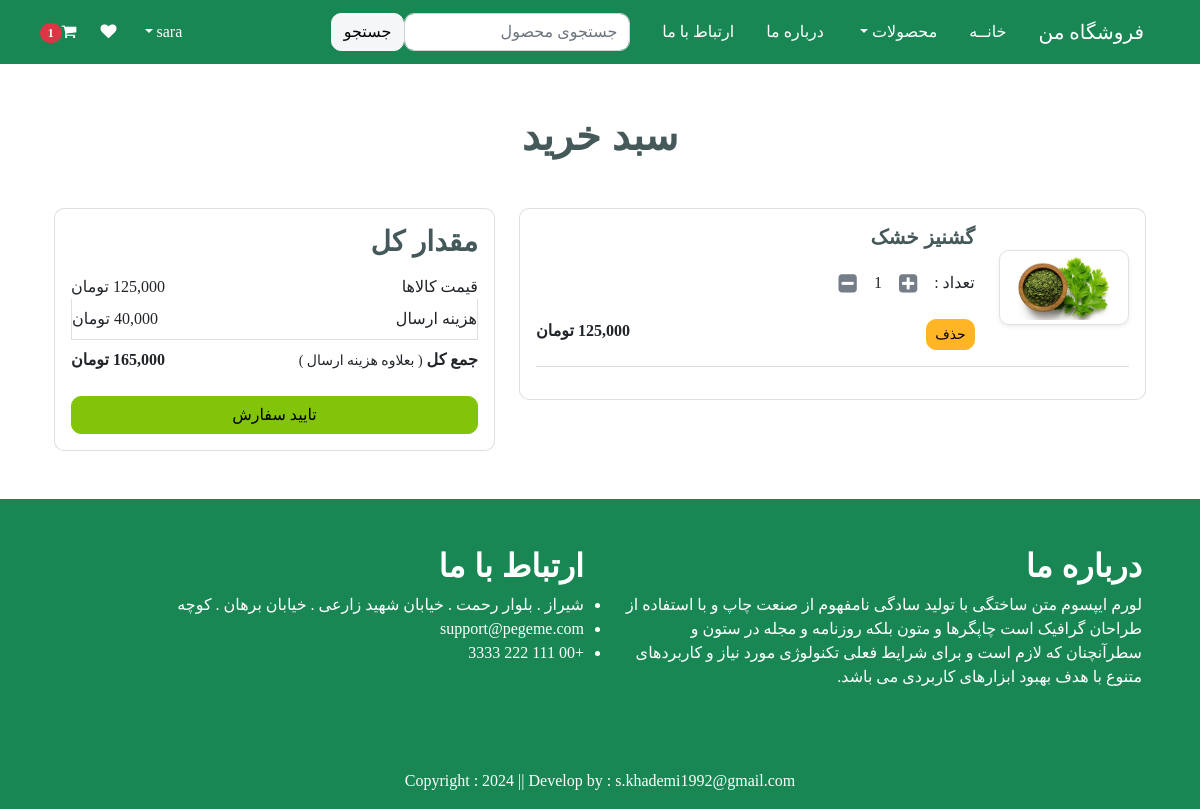
The app's page /cart/ (signed in) with its own data.
### app/models.py (models this page shows, shortened)
class Cart(models.Model):
    user = models.ForeignKey(User, on_delete=models.CASCADE)
    product = models.ForeignKey(Product, on_delete=models.CASCADE)
    quantity = models.PositiveIntegerField(default=1)

class Product(models.Model):
    title = models.CharField(max_length=100)
    selling_price = models.DecimalField(default=0, decimal_places=0, max_digits=12)
    discounted_price = models.DecimalField(default=0, decimal_places=0, max_digits=12, null=True, blank=True)
    description = models.TextField()
    category = models.CharField(choices=CATEGORY_CHOICES, max_length=2)
    product_image = models.ImageField(upload_to='product')

### app/views.py (the view)
# urls.py: path('cart/', views.show_cart, name='showcart'),
@login_required
def show_cart(request):
    user = request.user
    cart = Cart.objects.filter(user=user)
    amount = 0
    for p in cart:
        value = p.quantity * p.product.discounted_price
        amount = amount + value
    totalamount = amount + 40000
    totalitem = 0
    wishitem = 0
    if request.user.is_authenticated:
        totalitem = len(Cart.objects.filter(user=request.user))
        wishitem = len(Wishlist.objects.filter(user=request.user))
    return render(request, 'app/addtocart.html', locals())

### app/templates/app/addtocart.html (shortened to what this page needs)
{% extends 'app/base.html' %}
{% load static %}
{% load humanize %}
{% block main-content %}
    <div class="container my-5">
        <div class="row">
            {% if cart %}
            <h1 class="text-center mb-5">سبد خرید</h1>
            <div class="col-sm-7">
                <div class="card">
                    <div class="card-body">
                        {% for item in cart %}
                        <div class="row">
                            <div class="col-sm-3 text-center align-self-center">
                                <img src="{{ item.product.product_image.url }}" alt="" srcset="" class="img-fluid img-thumbnail shadow-sm" height="150" width="150">
                            </div>
                            <div class="col-sm-9">
                                <div>
                                    <h5>{{ item.product.title }}</h5>
                                    <div class="my-3">
                                        <label for="quantity">تعداد : </label>
                                        <a class="plus-cart btn" pid="{{ item.product.id }}">
                                            <i class="fa fa-plus-square fa-lg"></i>
                                        </a>
                                        <span id="quantity">{{ item.quantity }}</span>
                                        <a class="minus-cart btn" pid="{{ item.product.id }}">
                                            <i class="fa fa-minus-square fa-lg"></i>
                                        </a>
                                    </div>
                                    <div class="d-flex justify-content-between">
                                        <a href="#" class="remove-cart btn btn-sm btn-secondary mr-3" pid="{{ item.product.id }}">حذف</a>
                                        <p class="mb-0">
                                            <span><strong>{{ item.product.discounted_price | intcomma }} تومان</strong></span>
                                        </p>
                                    </div>
                                </div>
                            </div>
                        </div>
                        <hr class="text-muted">
                        {% endfor %}
                    </div>
                </div>
            </div>
            <div class="col-sm-5">
                <div class="card">
                    <div class="card-body">
                        <h3>مقدار کل</h3>
                        <ul class="list-group">
                            <li class="list-group-item d-flex justify-content-between align-items-center border-0 px-0 pb-0">قیمت کالاها<span id="amount">{{ amount | intcomma }} تومان</span></li>
                            <li class="list-group-item d-flex justify-content-between align-items-center px-0">هزینه ارسال<span>40,000 تومان</span></li>
                            <li class="list-group-item d-flex justify-content-between align-items-center border-0 px-0 mb-3">
                                <div>
                                    <strong>جمع کل </strong><small>( بعلاوه هزینه ارسال )</small>
                                </div>
                                <span id="totalamount"><strong>{{ totalamount | intcomma }} تومان</strong></span>
                            </li>
                        </ul>
                        <div class="d-grid"><a href="{% url 'checkout' %}" class="btn btn-primary">تایید سفارش</a></div>
                    </div>
                </div>
            </div>
            {% else %}
            <h1 class="text-center mb-5">سبد خرید شما خالی است.</h1>
            {% endif %}
        </div>
    </div>
{% endblock main-content %}

### app/templates/app/base.html (shortened to what this page needs)
<!DOCTYPE html>
{% load static %}
<html lang="fa" dir="rtl">
<head>
    <link href="https://cdn.jsdelivr.net/npm/bootstrap@5.3.3/dist/css/bootstrap.min.css" rel="stylesheet">
    <link rel="stylesheet" href="{% static 'app/css/all.min.css' %}">
    <link rel="stylesheet" href="{% static 'app/css/owl.carousel.min.css' %}">
    <link rel="stylesheet" href="{% static 'app/css/style.css' %}">
    <link rel="stylesheet" href="{% static 'app/css/font-awesome.min.css' %}">
    <link rel="stylesheet" href="{% static 'app/css/responsive.css' %}">
    <link rel="stylesheet" href="{% static 'app/css/bootstrap.min.css' %}">
</head>
<body class="font" dir="rtl">
    <nav class="navbar sticky-top navbar-expand-lg navbar-dark bg-success">
        <div class="container-fluid my-1">
            <a class="navbar-brand px-3" href="{% url 'home' %}">فروشگاه من</a>
            <div class="collapse navbar-collapse justify-content-between" style="direction: rtl" id="navbarSupportedContent">
                <ul class="navbar-nav mb-2 mb-lg-0">
                    <li class="nav-item mx-2">
                        <a class="nav-link active" aria-current="page" href="{% url 'home' %}">خانــه</a>
                    </li>
                    <li class="nav-item dropdown mx-2">
                        <a class="nav-link dropdown-toggle text-white" href="#" role="button" data-bs-toggle="dropdown" aria-expanded="false">محصولات </a>
                    </li>
                    <li class="nav-item mx-2">
                        <a class="nav-link text-white" href="{% url 'about' %}">درباره ما</a>
                    </li>
                    <li class="nav-item mx-2">
                        <a class="nav-link text-white" href="{% url 'contact' %}">ارتباط با ما</a>
                    </li>
                </ul>
                <form class="d-flex mx-2" role="search" action="/search">
                    <input class="form-control me-2" type="search" placeholder="جستجوی محصول" name="search" aria-label="Search">
                    <button class="btn btn-light" type="submit">جستجو</button>
                </form>
                <ul class="navbar-nav d-flex me-auto mb-2 mb-lg-0">
                    {% if user.is_authenticated %}
                    <li class="nav-item dropdown mx-2">
                        <a class="nav-link dropdown-toggle text-white" href="#" id="profileDropdown" role="button" data-bs-toggle="dropdown" aria-expanded="false">{{ request.user.username }} </a>
                    </li>
                    <li class="nav-item">
                        <a href="{% url 'showwishlist' %}" class="nav-link text-white"><i class="fa fa-heart"></i></a>
                    </li>
                    <li class="nav-item mx-2">
                        <a href="{% url 'showcart' %}" class="nav-link text-white"><i class="fa fa-shopping-cart"></i><span class="badge bg-danger">{% if totalitem > 0 %} {{ totalitem }} {% endif %}</span></a>
                    </li>
                    {% endif %}
                </ul>
            </div>
        </div>
    </nav>
{% block main-content %}{% endblock main-content %}
	<div class="text-white bg-success py-5">
		<div class="container">
			<div class="row">
				<div class="col-lg-6 col-md-6 px-3">
					<div class="about-widget">
						<h2 class="fs-sm-1 text-white">درباره ما</h2>
						<p>
                            لورم ایپسوم متن ساختگی با تولید سادگی نامفهوم از صنعت چاپ و با استفاده از طراحان گرافیک است چاپگرها و متون بلکه روزنامه و مجله در ستون و سطرآنچنان که لازم است و برای شرایط فعلی تکنولوژی مورد نیاز و کاربردهای متنوع با هدف بهبود ابزارهای کاربردی می باشد.
                        </p>
					</div>
				</div>
				<div class="col-lg-6 col-md-6 px-3">
					<div class="footer-box get-in-touch">
						<h2 class="widget-title text-white">ارتباط با ما</h2>
						<ul>
							<li>شیراز . بلوار رحمت . خیابان شهید زارعی . خیابان برهان . کوچه</li>
							<li>support@pegeme.com</li>
							<li>+00 111 222 3333</li>
						</ul>
					</div>
				</div>
			</div>
		</div>
	</div>
    <footer class="py-3 bg-success col-lg-12 col-md-12">
        <div class="container">
            <p class="m-0 text-center text-white">Copyright : 2024 || Develop by : s.khademi1992@gmail.com</p>
        </div>
    </footer>
</body>
</html>

### app/static/app/css/style.css (style rules this page uses)
* { margin: 0; padding: 0; box-sizing: border-box; }
.font { font-family: font; }

### records on screen
Cart: product.product_image (picture), product "گشنیز خشک", quantity "1", product.discounted_price "125,000"

### other values on screen
{{ request.user.username }} "sara"
{{ totalitem }} "1"
{{ amount | intcomma }} "125,000"
{{ totalamount | intcomma }} "165,000"
